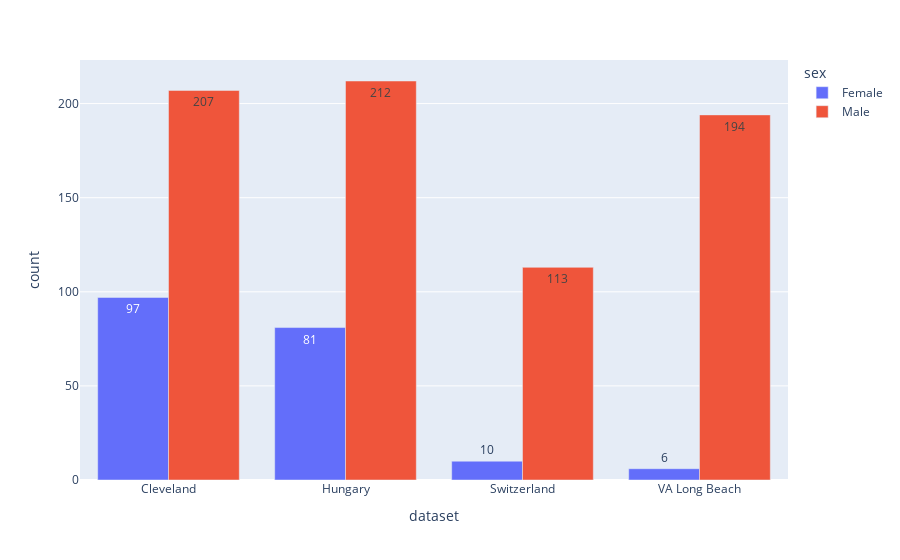

The code cell stored with this chart in its notebook:
### Code cell
# Create a bar chart with counts
fig = px.bar(df, x='dataset', color='sex', barmode='group')

# Add counts as text labels
df_counts = df.groupby(['dataset', 'sex']).size().reset_index(name='count')
fig = px.bar(df_counts, x='dataset', y='count', color='sex', barmode='group', text='count')


fig.show()

### Figure 1 — Plotly figure (JSON) as saved in the notebook; plotly's stock layout.template omitted (floating-point values rounded to 4 significant figures)
{"data": [{"alignmentgroup": "True", "hovertemplate": "sex=Female<br>dataset=%{x}<br>count=%{text}<extra></extra>", "legendgroup": "Female", "marker": {"color": "#636efa", "pattern": {"shape": ""}}, "name": "Female", "offsetgroup": "Female", "orientation": "v", "showlegend": true, "text": [97, 81, 10, 6], "textposition": "auto", "type": "bar", "x": ["Cleveland", "Hungary", "Switzerland", "VA Long Beach"], "xaxis": "x", "y": [97, 81, 10, 6], "yaxis": "y"}, {"alignmentgroup": "True", "hovertemplate": "sex=Male<br>dataset=%{x}<br>count=%{text}<extra></extra>", "legendgroup": "Male", "marker": {"color": "#EF553B", "pattern": {"shape": ""}}, "name": "Male", "offsetgroup": "Male", "orientation": "v", "showlegend": true, "text": [207, 212, 113, 194], "textposition": "auto", "type": "bar", "x": ["Cleveland", "Hungary", "Switzerland", "VA Long Beach"], "xaxis": "x", "y": [207, 212, 113, 194], "yaxis": "y"}], "layout": {"barmode": "group", "legend": {"title": {"text": "sex"}, "tracegroupgap": 0}, "margin": {"t": 60}, "xaxis": {"anchor": "y", "domain": [0, 1], "title": {"text": "dataset"}}, "yaxis": {"anchor": "x", "domain": [0, 1], "title": {"text": "count"}}}}
